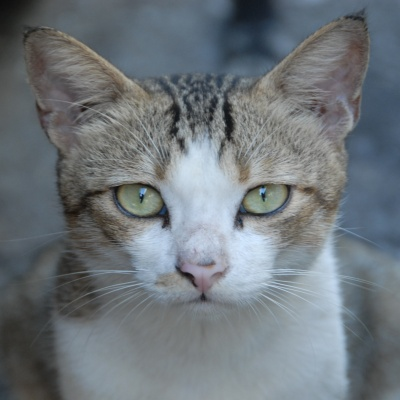
#> input picture Computer-Vison/hw2/images/cat.jpg, 400 x 400 px
$ python -i detector.py   (imports and definitions only)
#> lines starting #> are read from the running program, lines starting #| are printed output that depends on the picture
# # # # # # # # # # # # # # # # # # # # # # # # # # # # # # # # # # # # # # # # # # # # # # # # # #
# @ Filename: detector
# @ Date: 12-Dec-2020
# @ AUTHOR: batuhanfaik
# @ Copyright (C) 2020 Batuhan Faik Derinbay
# @ Project: hw3
# @ Description: Corner detector implementation
# # # # # # # # # # # # # # # # # # # # # # # # # # # # # # # # # # # # # # # # # # # # # # # # # #

import cv2
import numpy as np


def corner_detector(img, block_size=3, threshold=10000, k=0.05, downscaling_factor=1,
                    detector="harris"):
    corners = []
    output_img = cv2.cvtColor(img.copy(), cv2.COLOR_GRAY2RGB)

    # Downscale the input image for faster processing
    if downscaling_factor > 1:
        w = int(img.shape[1] * 1 / downscaling_factor)
        h = int(img.shape[0] * 1 / downscaling_factor)
        img = cv2.resize(img, (w, h), interpolation=cv2.INTER_AREA)
        upscale_ratio = downscaling_factor
    else:
        upscale_ratio = 1

    # Smooth out the image
    smoothing_kernel = np.ones((block_size, block_size), dtype=np.float32) / np.square(block_size)
    img = cv2.filter2D(img, -1, smoothing_kernel)

    offset = block_size // 2
    y_range = img.shape[0] - offset
    x_range = img.shape[1] - offset

    dy, dx = np.gradient(img)
    Ixx = dx * dx
    Ixy = dy * dx
    Iyy = dy * dy

    for y in range(offset, y_range):
        for x in range(offset, x_range):
            # Coordinates of the window
            start_y = y - offset
            end_y = y + offset + 1
            start_x = x - offset
            end_x = x + offset + 1

            # Ixx, Ixy, Iyy per window
            w_Ixx = np.sum(Ixx[start_y: end_y, start_x: end_x])
            w_Ixy = np.sum(Ixy[start_y: end_y, start_x: end_x])
            w_Iyy = np.sum(Iyy[start_y: end_y, start_x: end_x])

            # G matrix
            g = np.array([[w_Ixx, w_Ixy], [w_Ixy, w_Iyy]])

            # Calculate R = C(G)
            if detector == "shi":
                r = min(g[0][0], g[1][1])
            else:
                r = np.linalg.det(g) - k * np.square(np.trace(g))
            if r > threshold:
                x_, y_ = int(x * upscale_ratio), int(y * upscale_ratio)
                p = int(np.ceil(upscale_ratio / 2))  # padding
                output_img[y_-p:y_+p, x_-p:x_+p] = (0, 255, 0)
                corners.append([x_, y_, r])

    return corners, output_img

>>> import cv2
>>> picture = cv2.imread('../../hw2/images/cat.jpg', cv2.IMREAD_GRAYSCALE)
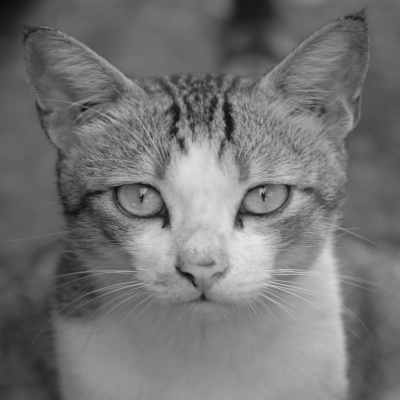
#> picture: shape (400, 400); min 12, max 231, mean 115.9
>>> result = corner_detector(picture)
#> in corner_detector, `dy, dx = np.gradient(img)`:
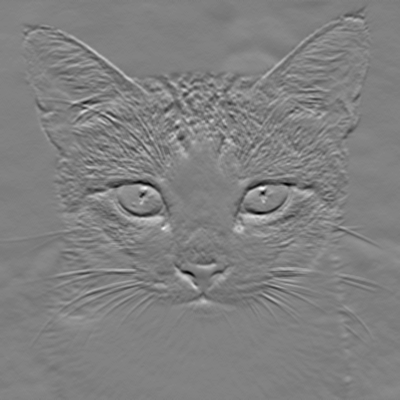
#> dy: shape (400, 400) float64; min -38, max 37.5, mean 0.1; drawn with min black and max white
#> in corner_detector, `dy, dx = np.gradient(img)`:
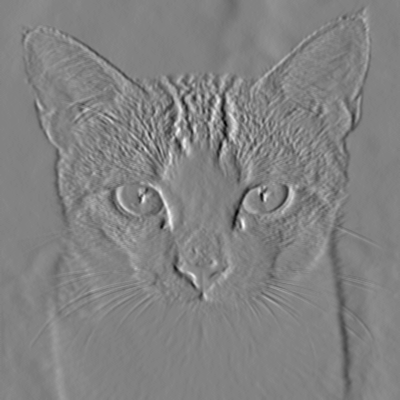
#> dx: shape (400, 400) float64; min -37, max 35.5, mean 0.1; drawn with min black and max white
#> in corner_detector, `Ixx = dx * dx`:
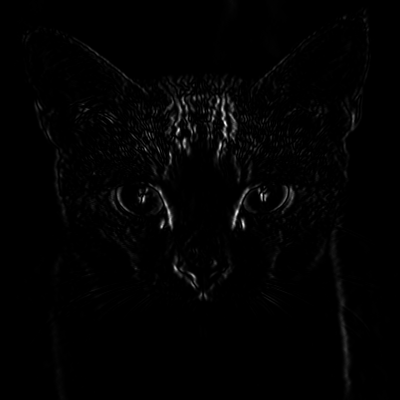
#> Ixx: shape (400, 400) float64; min 0, max 1369, mean 15; drawn with min black and max white
#> in corner_detector, `Ixy = dy * dx`:
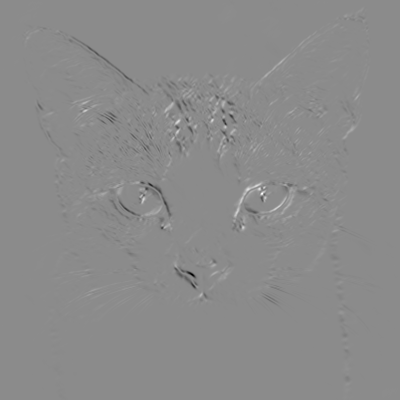
#> Ixy: shape (400, 400) float64; min -854.2, max 707.2, mean -0.7; drawn with min black and max white
#> in corner_detector, `Iyy = dy * dy`:
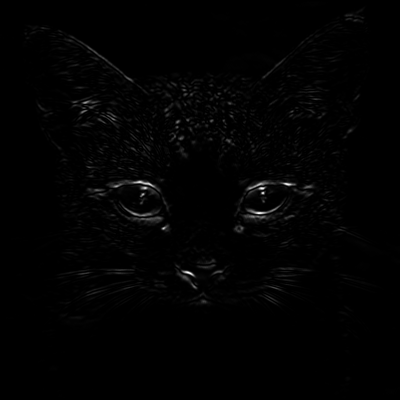
#> Iyy: shape (400, 400) float64; min 0, max 1444, mean 14.4; drawn with min black and max white
#> after the loop in corner_detector, `for y in range(offset, y_range):`:
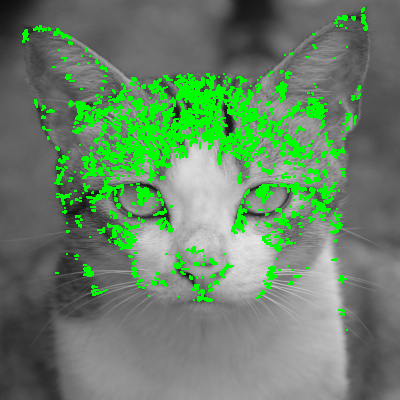
#> output_img: shape (400, 400, 3); mean B, G, R 103.3, 131.3, 103.3
#> after the loop in corner_detector, `for y in range(offset, y_range):`: corners = 10287 items, first 6: [364, 8, 15107.6], [363, 9, 22639.8], [364, 9, 22265.2], [362, 10, 10730.7], [363, 10, 35446.5], [364, 10, 15004]

$ run again, on Computer-Vison/hw2/images/deniro.jpg
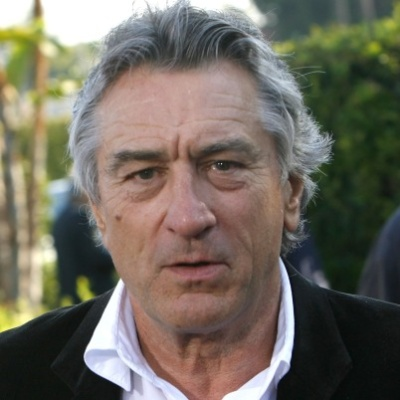
#> input picture Computer-Vison/hw2/images/deniro.jpg, 400 x 400 px
#> in corner_detector, `Ixy = dy * dx`:
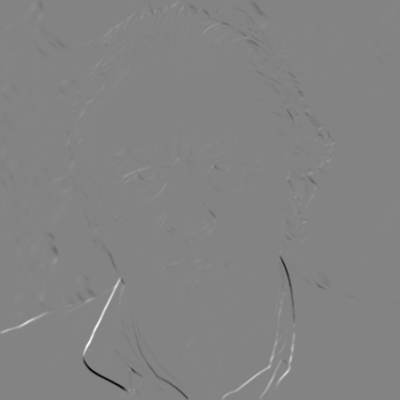
#> Ixy: shape (400, 400) float64; min -2574, max 2418, mean 1.1; drawn with min black and max white
#> after the loop in corner_detector, `for y in range(offset, y_range):`:
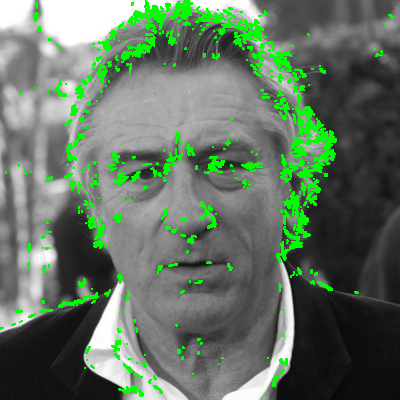
#> output_img: shape (400, 400, 3); mean B, G, R 98.3, 116, 98.3
#> after the loop in corner_detector, `for y in range(offset, y_range):`: corners = 6132 items, first 6: [146, 1, 11195.5], [185, 1, 25642.6], [186, 1, 44465.1], [188, 1, 48212.6], [189, 1, 40425.1], [146, 2, 31709.6]

$ run again, on Computer-Vison/hw2/images/gorilla.jpg
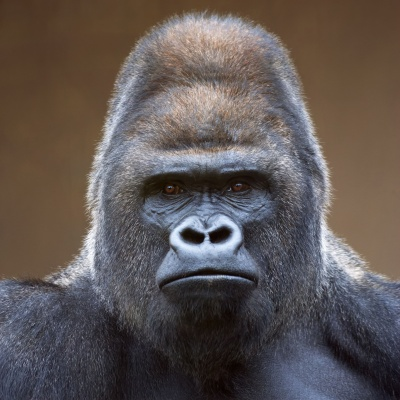
#> input picture Computer-Vison/hw2/images/gorilla.jpg, 400 x 400 px
#> in corner_detector, `Iyy = dy * dy`:
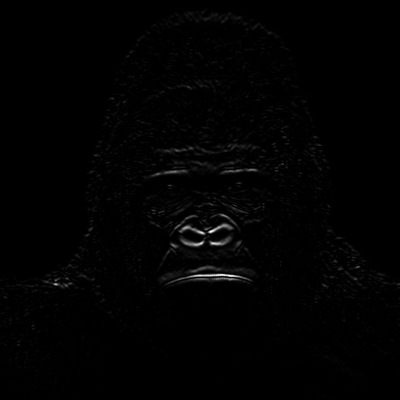
#> Iyy: shape (400, 400) float64; min 0, max 2756.2, mean 24.3; drawn with min black and max white
#> after the loop in corner_detector, `for y in range(offset, y_range):`:
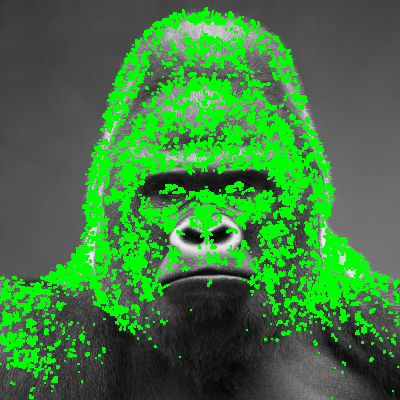
#> output_img: shape (400, 400, 3); mean B, G, R 61.8, 121, 61.8
#> after the loop in corner_detector, `for y in range(offset, y_range):`: corners = 23068 items

$ run again, on Computer-Vison/hw2/images/panda.jpg
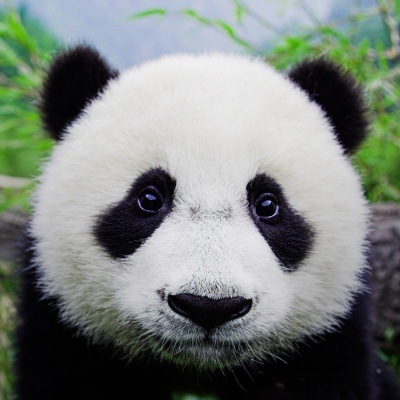
#> input picture Computer-Vison/hw2/images/panda.jpg, 400 x 400 px
#> after the loop in corner_detector, `for y in range(offset, y_range):`:
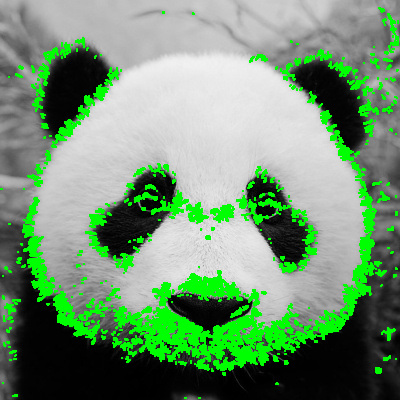
#> output_img: shape (400, 400, 3); mean B, G, R 112.7, 147.1, 112.7
#> after the loop in corner_detector, `for y in range(offset, y_range):`: corners = 13528 items, first 6: [379, 8, 15998.1], [380, 8, 18220.7], [380, 9, 30835.4], [381, 9, 24233.5], [382, 9, 15095.4], [383, 9, 11126.6]
